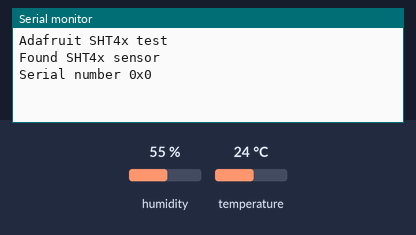
The program below on a simulated ESP32. On the bench: the last lines printed to the serial monitor. Inputs (shaded band) come from the test bench; at power-on: humidity 55 %, temperature 24 °C. A WiFi scan finds three made-up networks.

Above: at 3.2 s.
3.3 s: humidity set to 22 %
At 10.9 s:
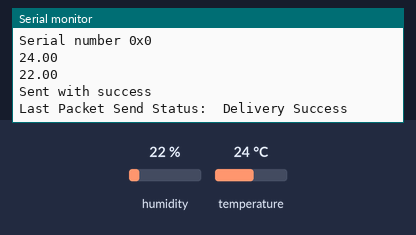
11.6 s: temperature set to 12 °C
18.4 s: humidity set to 40 %
At 20.15 s:
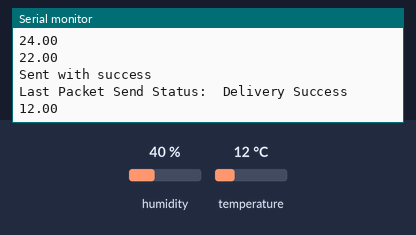
Timing chart, 0 to 21.6 s (numbered marks = the images above; inputs shaded):
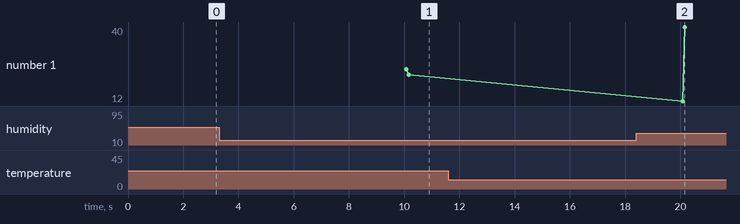

The program:

main.cpp
```cpp
#include <esp_now.h>
#include <esp_wifi.h>
#include <WiFi.h>
#include <Adafruit_Sensor.h>
#include "Adafruit_SHT4x.h"

// Set your Board ID (ESP32 Sender #1 = BOARD_ID 1, ESP32 Sender #2 = BOARD_ID 2, etc)
#define BOARD_ID 6

Adafruit_SHT4x sht4 = Adafruit_SHT4x();

//MAC Address of the receiver
uint8_t broadcastAddress[] = {0xE0, 0x5A, 0x1B, 0x30, 0xFB, 0xE8}; //E0:5A:1B:30:FB:E8


//Structure example to send data
//Must match the receiver structure
typedef struct struct_message {
    int id;
    float temp;
    float hum;
    int readingId;
} struct_message;

//Create a struct_message called myData
struct_message myData;

esp_now_peer_info_t peerInfo;

unsigned long previousMillis = 0;   // Stores last time temperature was published
const long interval = 10000;        // Interval at which to publish sensor readings

unsigned int readingId = 0;

// Insert your SSID
constexpr char WIFI_SSID[] = "tartan";

int32_t getWiFiChannel(const char *ssid) {
  if (int32_t n = WiFi.scanNetworks()) {
      for (uint8_t i=0; i<n; i++) {
          if (!strcmp(ssid, WiFi.SSID(i).c_str())) {
              return WiFi.channel(i);
          }
      }
  }
  return 0;
}

sensors_event_t temp, humidity;

float readSHTTemperature() {
  // SHT4x sensöründen sıcaklık okuma
  float t = sht4.getEvent(&humidity, &temp);

  float t_temp = temp.temperature;

  if (isnan(t)) {
    Serial.println("SHT4x sensöründen sıcaklık okunamadı!");
    return 0;
  } else {
    Serial.println(t_temp);
    return t_temp;
  }
}

float readSHTHumidity() {
  // SHT4x sensöründen nem okuma
  float t = sht4.getEvent(&humidity, &temp);

  float t_nem = humidity.relative_humidity;

  if (isnan(t)) {
    Serial.println("SHT4x sensöründen sıcaklık okunamadı!");
    return 0;
  } else {
    Serial.println(t_nem);
    return t_nem;
  }
}

// callback when data is sent
void OnDataSent(const uint8_t *mac_addr, esp_now_send_status_t status) {
  Serial.print("\r\nLast Packet Send Status:\t");
  Serial.println(status == ESP_NOW_SEND_SUCCESS ? "Delivery Success" : "Delivery Fail");
}

void setup() {
  //Init Serial Monitor
  Serial.begin(115200);

  Serial.println("Adafruit SHT4x test");
  if (! sht4.begin())
  {
    Serial.println("Couldn't find SHT4x");
    while (1) delay(1);
  }
  Serial.println("Found SHT4x sensor");
  Serial.print("Serial number 0x");
  Serial.println(sht4.readSerial(), HEX);

  // You can have 3 different precisions, higher precision takes longer
  sht4.setPrecision(SHT4X_HIGH_PRECISION);

  // You can have 6 different heater settings
  sht4.setHeater(SHT4X_NO_HEATER);

  // Set device as a Wi-Fi Station and set channel
  WiFi.mode(WIFI_STA);

  int32_t channel = getWiFiChannel(WIFI_SSID);

  WiFi.printDiag(Serial); // Uncomment to verify channel number before
  esp_wifi_set_promiscuous(true);
  esp_wifi_set_channel(channel, WIFI_SECOND_CHAN_NONE);
  esp_wifi_set_promiscuous(false);
  WiFi.printDiag(Serial); // Uncomment to verify channel change after

  // Init ESP-NOW
  if (esp_now_init() != ESP_OK) {
    Serial.println("Error initializing ESP-NOW");
    return;
  }

  // Once ESPNow is successfully Init, we will register for Send CB to
  // get the status of Trasnmitted packet
  esp_now_register_send_cb(OnDataSent);

  // Register peer
  memcpy(peerInfo.peer_addr, broadcastAddress, 6);
  peerInfo.channel = 0;
  peerInfo.encrypt = false;

  // Add peer
  if (esp_now_add_peer(&peerInfo) != ESP_OK){
    Serial.println("Failed to add peer");
    return;
  }
}

void loop() {
  unsigned long currentMillis = millis();
  if (currentMillis - previousMillis >= interval) {
    // Save the last time a new reading was published
    previousMillis = currentMillis;
    //Set values to send
    myData.id = BOARD_ID;
    myData.temp = readSHTTemperature();
    myData.hum = readSHTHumidity();
    myData.readingId = readingId++;

    //Send message via ESP-NOW
    esp_err_t result = esp_now_send(broadcastAddress, (uint8_t *) &myData, sizeof(myData));
    if (result == ESP_OK) {
      Serial.println("Sent with success");
    }
    else {
      Serial.println("Error sending the data");
    }
  }
}
```

Measured:
- after the input at 3.3 s, the serial monitor: prints a new line after 6.9 s (image 1)
- plotted number 1: 22 → 40 after the input at 18.4 s
